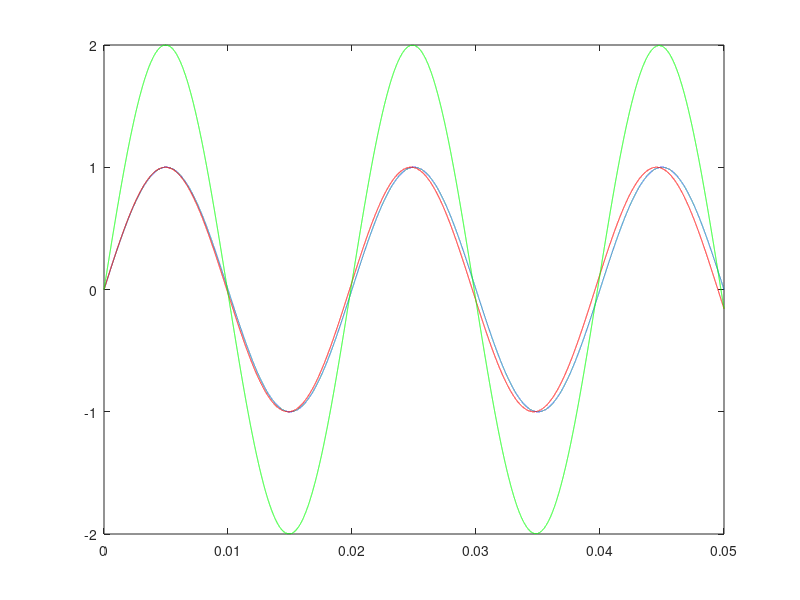
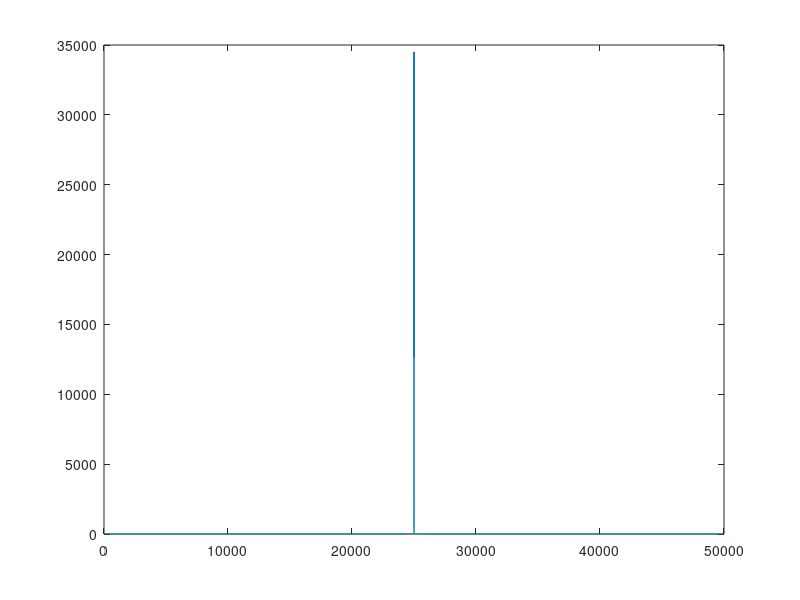

The MATLAB script that drew these images, in order:
%% Study of frequency spectrum of composite signals
clc, clear all, close('all');
t = linspace(0,1/20,50000);
x1 = sin(2*pi*50*t);
x2 = sin(2*pi*50.5*t);
x = x1 + x2; 
figure,
plot(t,x1);
hold on;
plot(t,x2,'r');
plot(t,x,'g');
X = fft(x);
figure,plot(fftshift(abs(X)));